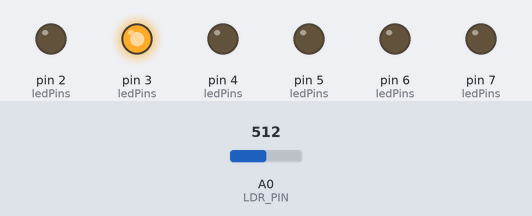
A sketch run on a simulated Arduino Uno, built with avr-gcc and run on an emulated ATmega328P. Parts: output pins drawn as LEDs (lit = HIGH). Dashed ring = blinking. Inputs (shaded band) come from the test bench; at power-on: A0 (LDR_PIN) = 512.

Above: at 0.41 s.
At 1.2 s:
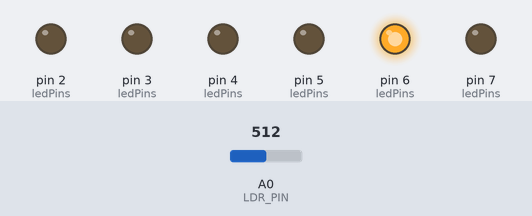
1.3 s: A0 (LDR_PIN) set to 122
At 1.94 s:
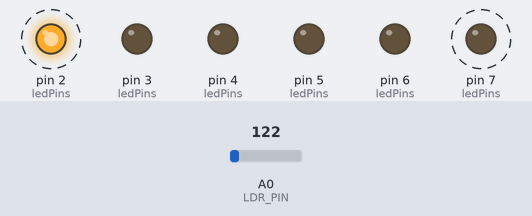
4.3 s: A0 (LDR_PIN) set to 0
Timing chart, 0 to 13.3 s (numbered marks = the images above; inputs shaded):
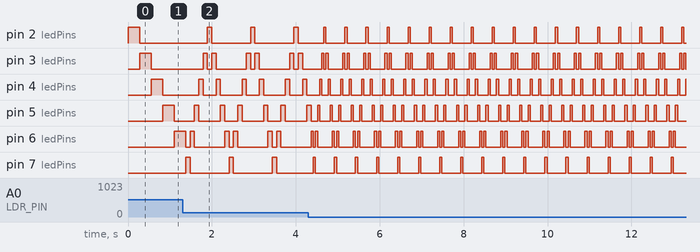

Measured:
- after the input at 4.3 s, pin 2 (ledPins): alternates HIGH for 0.05 s and LOW for 0.45 s, starting after 0.37 s; pin 7 (ledPins): alternates HIGH for 0.05 s and LOW for 0.45 s, starting after 0.12 s
- by itself, pin 2 (ledPins), pin 7 (ledPins): alternates HIGH for 0.10 s and LOW for 0.93 s
- by itself, pin 3 (ledPins), pin 6 (ledPins): repeats every 0.50 s: LOW 0.05 s, HIGH 0.05 s, LOW 0.35 s, HIGH 0.05 s
- by itself, pin 4 (ledPins): repeats every 0.50 s: LOW 0.15 s, HIGH 0.05 s, LOW 0.25 s, HIGH 0.05 s
- by itself, pin 5 (ledPins): repeats every 0.50 s: HIGH 0.05 s, LOW 0.25 s, HIGH 0.05 s, LOW 0.15 s

The sketch:

basic_knight_rider.ino
```cpp
#define LDR_PIN A0           // Analog pin for LDR

#define LDR_MIN 0            // LDR value in dark
#define LDR_MAX 1023         // LDR value in bright light

#define DELAY_MIN 50         // Fastest speed (dark)
#define DELAY_MAX 500        // Slowest speed (bright)

// Macro to calculate speed based on LDR input
#define LDR_TO_DELAY(x) map((x), LDR_MIN, LDR_MAX, DELAY_MIN, DELAY_MAX)

#define LED_COUNT 6          // Total number of LEDs

// LED pins: PD2–PD7 (Arduino digital pins D2–D7)
const uint8_t ledPins[LED_COUNT] = {2, 3, 4, 5, 6, 7};

void setup() {
  // Set LED pins as outputs using DDRD
  for (uint8_t i = 0; i < LED_COUNT; i++) {
    DDRD |= (1 << ledPins[i]);
  }
}

void loop() {
  int lightLevel = analogRead(LDR_PIN);
  int delayTime = LDR_TO_DELAY(lightLevel);

  static int pos = 0;   // Current LED position (0–5)
  static int dir = 1;   // Direction: 1 = forward, -1 = backward

  // Light the current LED
  PORTD = (1 << ledPins[pos]);
  delay(delayTime);

  // Update position and reverse direction if needed
  pos += dir;
  dir = (pos == 0 || pos == (LED_COUNT - 1)) ? -dir : dir;
}
```
